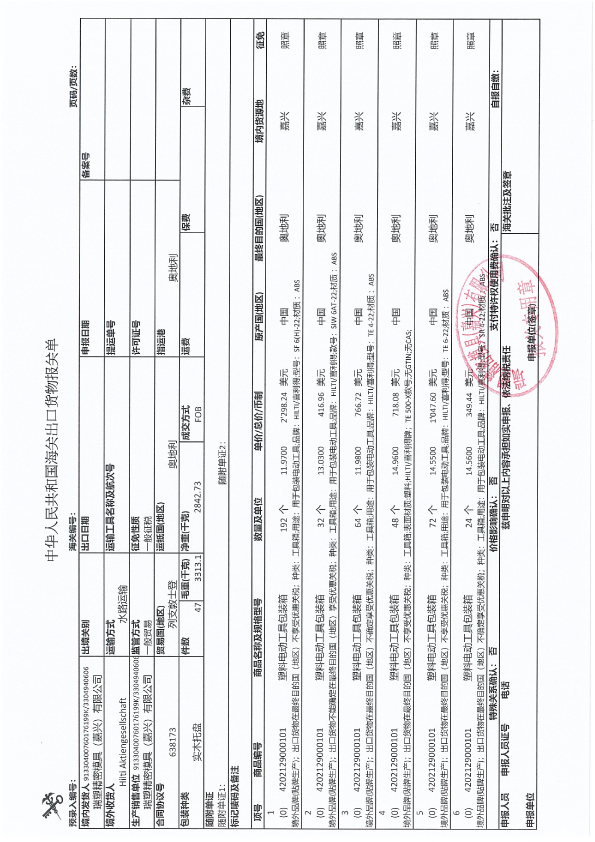
#> input picture wzh/f5bde28022d041ae707ce340443dc00.jpg, 1785 x 2526 px (shown at 1/3 size)
$ python -i excel_to_img.py   (imports and definitions only)
#> lines starting #> are read from the running program, lines starting #| are printed output that depends on the picture; after the words box and inside, x2 and y2 are one past the last pixel; in counts of white or black regions, pixels touching at a corner belong together
#> further down, picture is the input picture: PIL image 1785x2526 RGB; mean R, G, B 235.1, 235.8, 237.8
import os
import re
import time

from PIL import Image, ImageChops
try:
    from PIL import ImageGrab
except Exception:
    ImageGrab = None

try:
    import win32com.client as win32
except Exception:
    win32 = None


def sanitize_filename(name: str) -> str:
    return re.sub(r"[\\/*?:\"<>|]", "_", name)


def points_to_pixels(points: float, dpi: int) -> int:
    return int(points * dpi / 72)


def trim_white_border(image: Image.Image, diff_threshold: int = 10, padding: int = 2) -> Image.Image:
#> called with diff_threshold = 10, padding = 2
    if image.mode != "RGB":
        image = image.convert("RGB")

    bg = Image.new("RGB", image.size, (255, 255, 255))
#> bg: PIL image 1785x2526 RGB; every value is 255
    diff = ImageChops.difference(image, bg).convert("L")
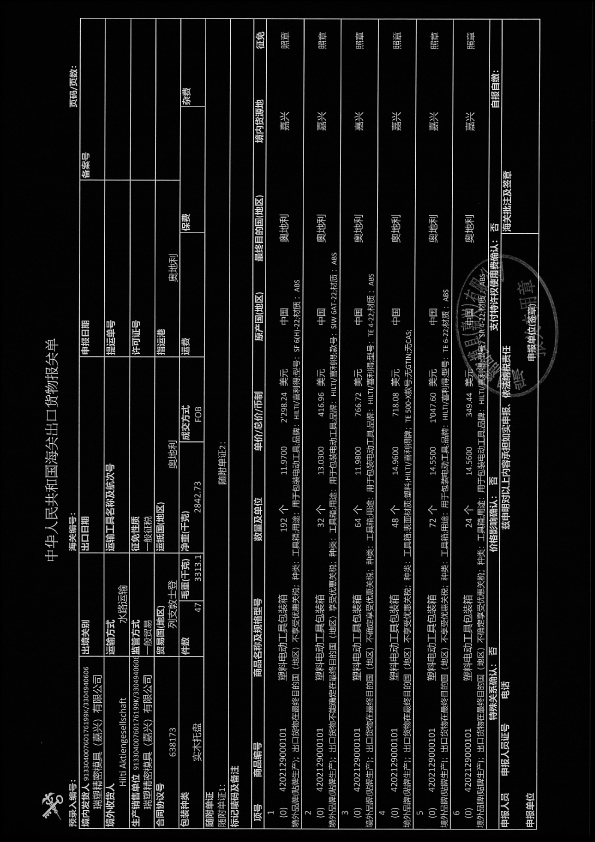
#> diff: PIL image 1785x2526 L (shown at 1/3 size); min 0, max 255, mean 19.1
    diff = diff.point(lambda x: 255 if x > diff_threshold else 0)
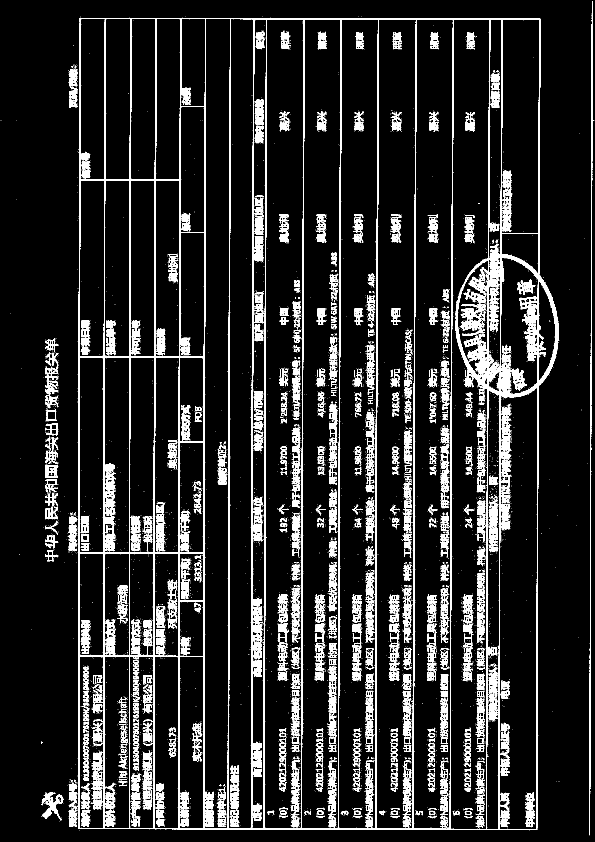
#> diff: PIL image 1785x2526 L (shown at 1/3 size); 11% white; 9951 white regions (8796 under 20 px), largest, box (x1, y1, x2, y2) and area: (234, 53, 1676, 2490) 186231, (1767, 4, 1783, 2506) 6398, (1382, 910, 1458, 1008) 3315
    bbox = diff.getbbox()
#> bbox = (2, 4, 1783, 2506)

    if not bbox:
        return image

    left, top, right, bottom = bbox
#> left = 2; top = 4; right = 1783; bottom = 2506
    left = max(left - padding, 0)
#> left = 0
    top = max(top - padding, 0)
#> top = 2
    right = min(right + padding, image.width)
#> right = 1785
    bottom = min(bottom + padding, image.height)
#> bottom = 2508

    return image.crop((left, top, right, bottom))
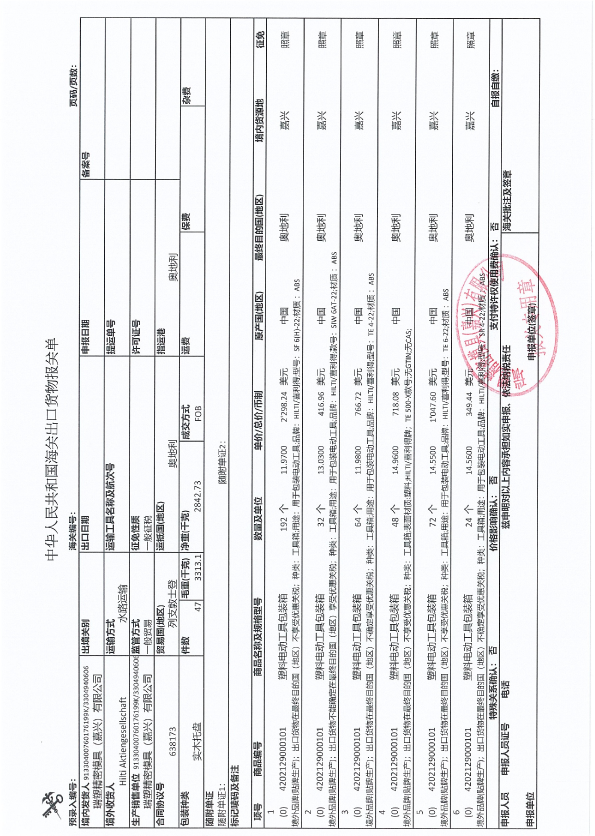
#> returned value: PIL image 1785x2506 RGB (shown at 1/3 size); mean R, G, B 235, 235.6, 237.7


# [319 lines left out: functions postprocess_image, find_used_range, split_rows_by_height, grab_clipboard_image, _is_valid_image, export_range_as_image and 2 more, not called in this run]


EXCEL_PATH = "D:\\Desktop\\YiBao\\wzh\\excel\\LS250005-NPO舱单SI&VGM.xls"
OUTPUT_DIR = "D:\\Desktop\\YiBao\\wzh\\excel\\result_imgs"
MAX_HEIGHT_PX = 1600
MAX_WIDTH_PX = 2400
DPI = 96
TRIM_WHITE = False
DIFF_THRESHOLD = 10
PADDING = 2
VISIBLE = False
INCLUDE_HIDDEN = False
DISABLE_SHRINK_TO_FIT = True


# [14 lines not run here, left out]

>>> from PIL import Image
>>> picture = Image.open('../f5bde28022d041ae707ce340443dc00.jpg')
>>> result = trim_white_border(picture)
